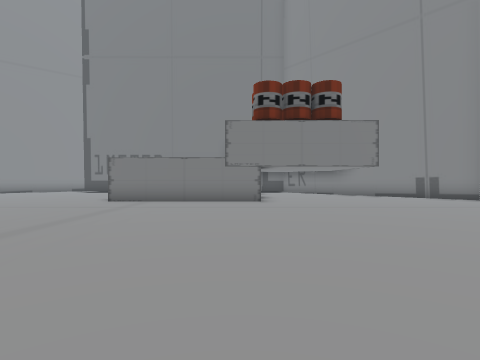
View 1 (above)

18 first-person views from a walk through a Unity game level. The camera is 1.4 m above the floor, looks level and sees 80° across. The floor is counted in squares, 2 m on a side. Each view is taken from the middle of a square. On the plan, view 1 faces up. The plan holds only what a view shows up to about 10 squares ahead; the rest is blank. The place goes on beyond the plan. The player character is not drawn.

View 2
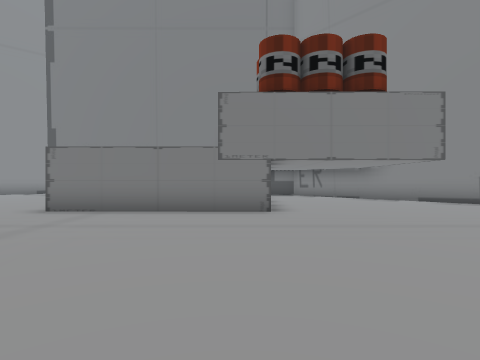

View 3
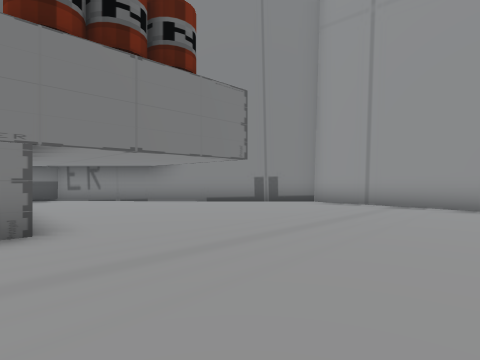

View 4
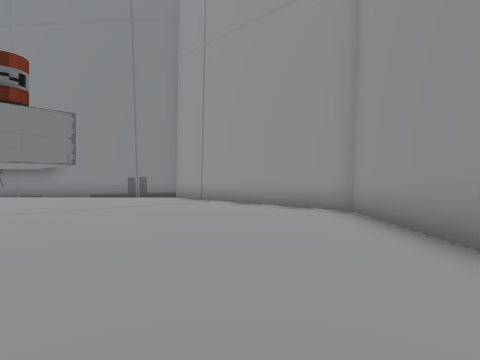

View 5
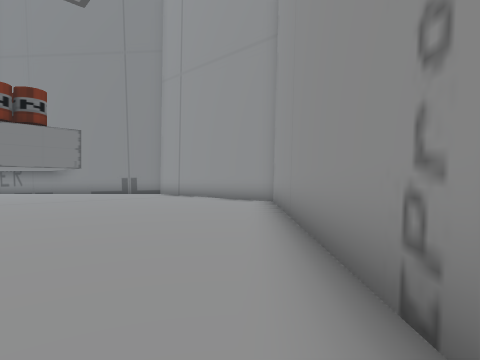

View 6
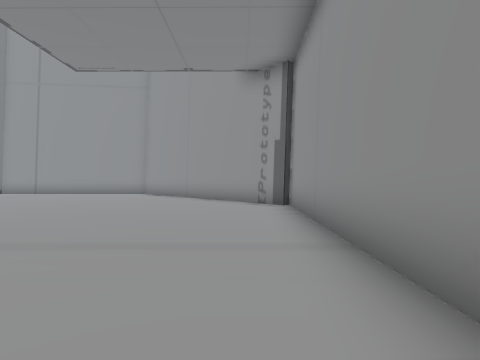

View 7
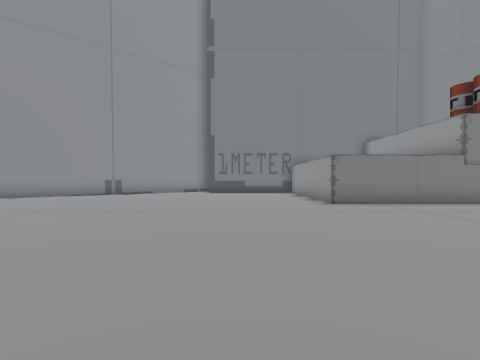

View 8
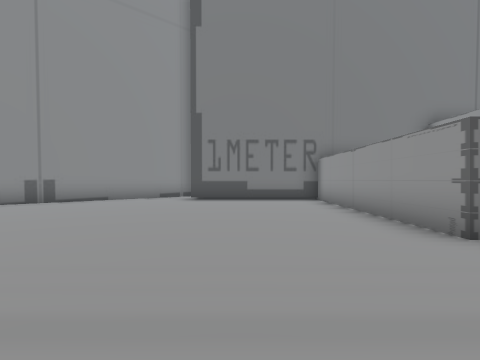

View 9
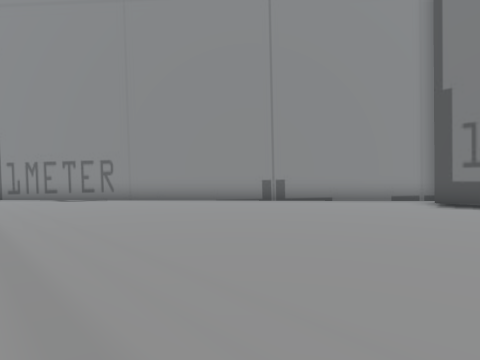

View 10
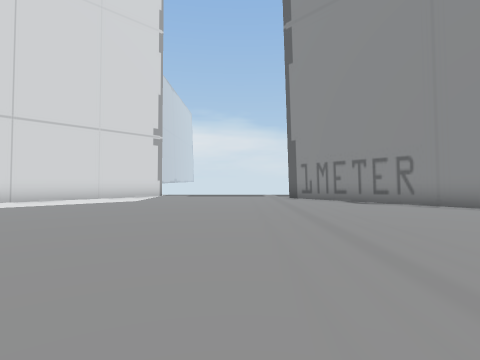

View 11
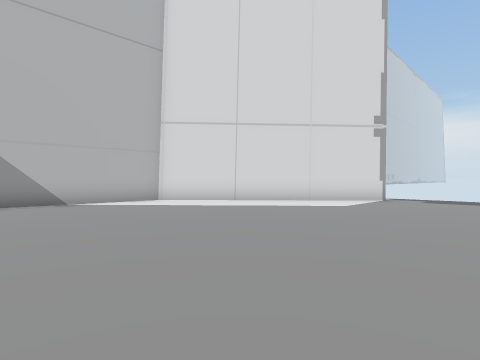

View 12
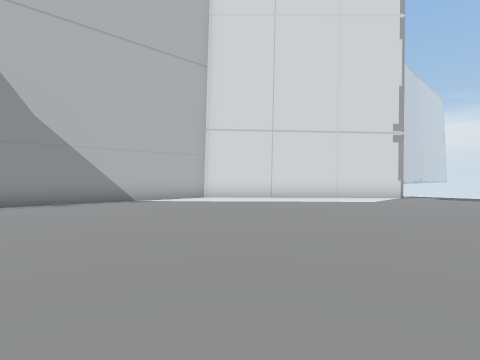

View 13
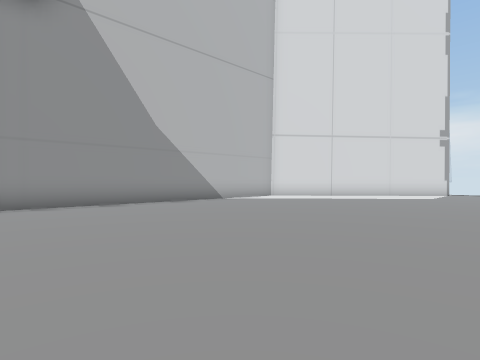

View 14
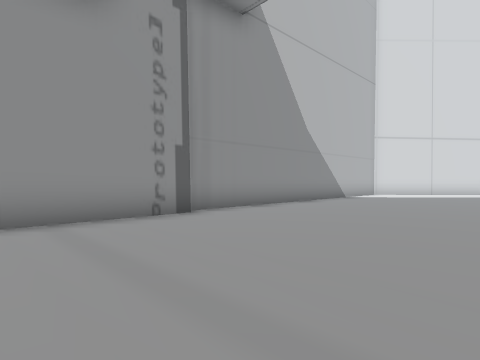

View 15
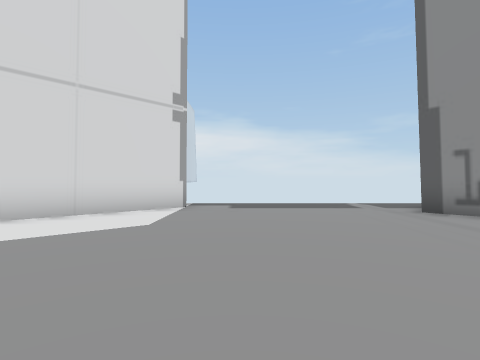

View 16
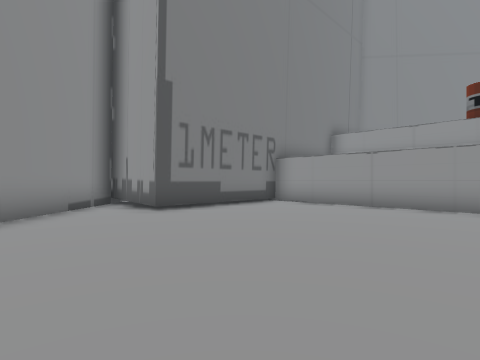

View 17
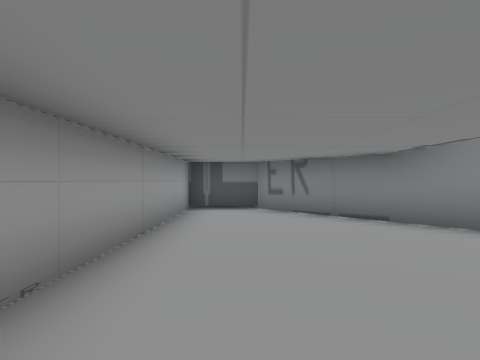

View 18
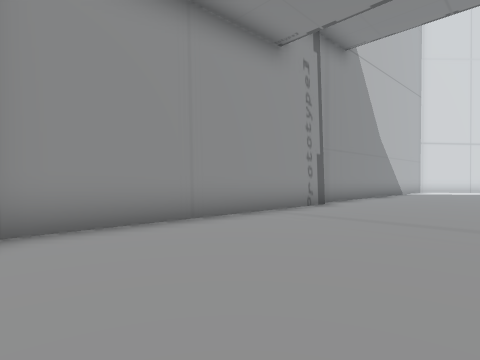

### Floor plan
Points are (right, up) in squares from view 1. A wall is a line through its corners. A room is listed if a view was taken in it or the views show most of it. See-through windows are left out.
Room 1 (views 1, 2, 3, 4, 5, 6, 7, 8, 9, 10, 11, 12, 13, 14, 15, 16, 17, 18)
walls: (0.7, 9.3) (-4.3, 9.3) (-4.3, 16) (-8.7, 16) (-8.7, 18.7) (-20.2, 7.9); (-5.7, -3.2) (2.2, -3.4); (1.9, -3.2) (8.3, 2.7) (8.3, 9.8) (2.4, 16) (0.7, 16) (0.7, 10.5); (-21.5, 2.7) (-16.1, -3.1) (-5.7, -3.4)

Positions as (right, up) in squares from view 1, and headings:
1: (0, 0), facing up
2: (0, 3), facing up
3: (0, 5), facing up-right
4: (2, 0), facing up-right
5: (1, -3), facing up-right
6: (-6, -2), facing right
7: (-7, 1), facing up
8: (-7, 6), facing up
9: (-7, 7), facing up-left
10: (-9, 6), facing left
11: (-11, 6), facing down-left
12: (-9, 6), facing down-left
13: (-6, 5), facing down-left
14: (-2, 2), facing down-left
15: (-14, 4), facing left
16: (-12, 10), facing up-right
17: (2, 9), facing up
18: (2, 1), facing down-left
